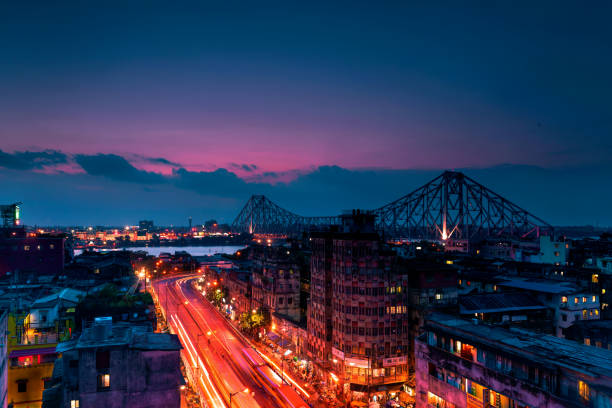
#> input picture Demo.jpg, 612 x 408 px
$ python Image_Subtraction.py
#> lines starting #> are read from the running program, lines starting #| are printed output that depends on the picture
import cv2
import numpy as np
import matplotlib.pyplot as plt
img1=cv2.imread('Demo.jpg')
#> img1 is the input picture: shape (408, 612, 3); mean B, G, R 83.2, 55.3, 47.7
h,w,c=img1.shape
#> h = 408; w = 612; c = 3

img2=cv2.imread('RGB.jpg')
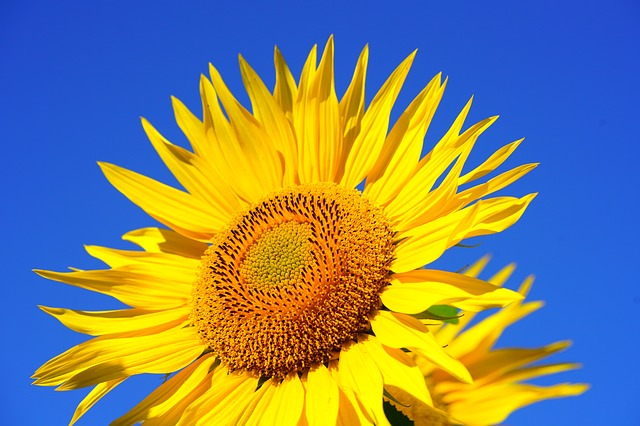
#> input picture RGB.jpg, 640 x 426 px
#> img2 is the input picture: shape (426, 640, 3); mean B, G, R 113.6, 131.9, 127.4
img2=cv2.resize(img2,(w,h))
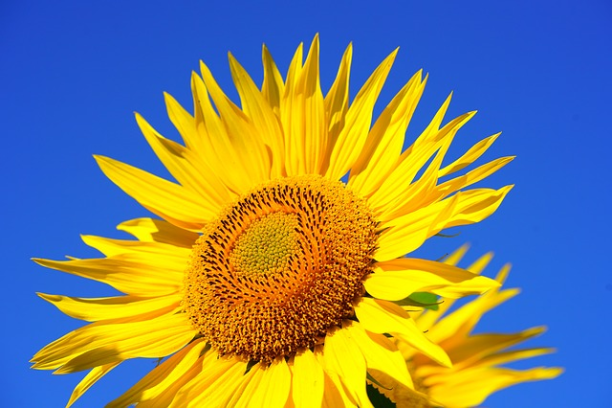
#> img2: shape (408, 612, 3); mean B, G, R 113.5, 131.8, 127.3

new_img=img1-img2
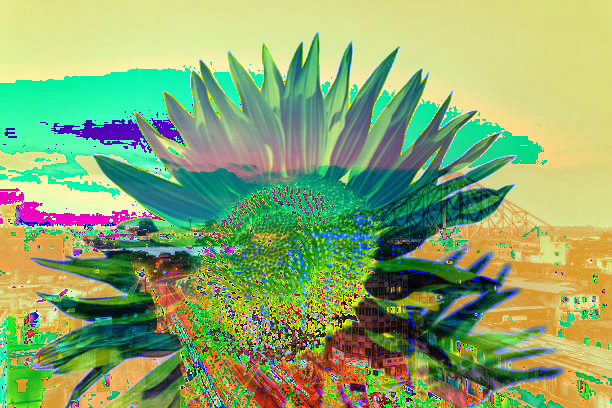
#> new_img: shape (408, 612, 3); mean B, G, R 110.6, 168.7, 139.2

imgs=np.hstack((img1,img2,new_img))
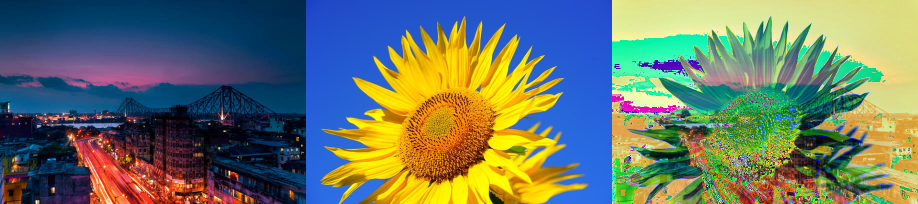
#> imgs: shape (408, 1836, 3) (shown at 1/2 size); mean B, G, R 102.4, 118.6, 104.7
histr=cv2.calcHist([new_img],[0],None,[256],[0,255])
#> histr = 256 values, max 3410 at index 127, min 0 at index 255, mean 972.7
plt.plot(histr)
plt.show()
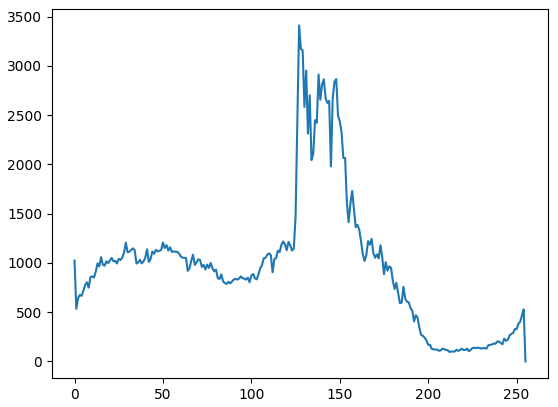
#> figure drawn by matplotlib, 1 panel; curve peaks at x = 127, y = 3410
cv2.imshow('sub',imgs)

cv2.waitKey(0)
